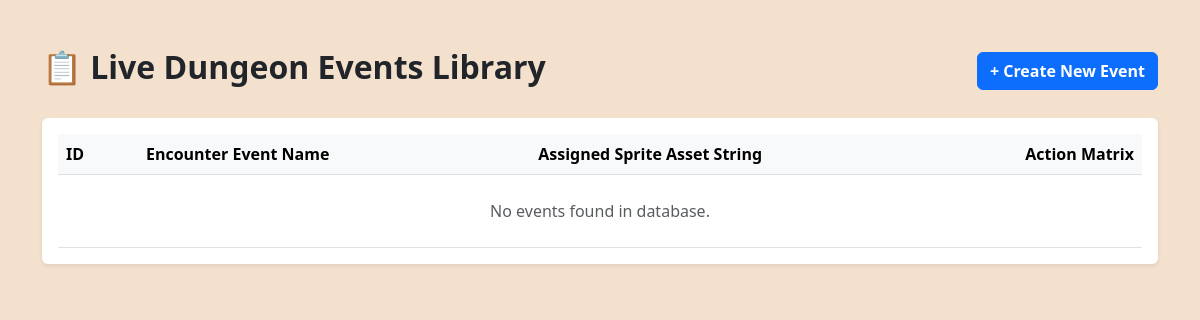
Before: /event_list.php with the older database file.
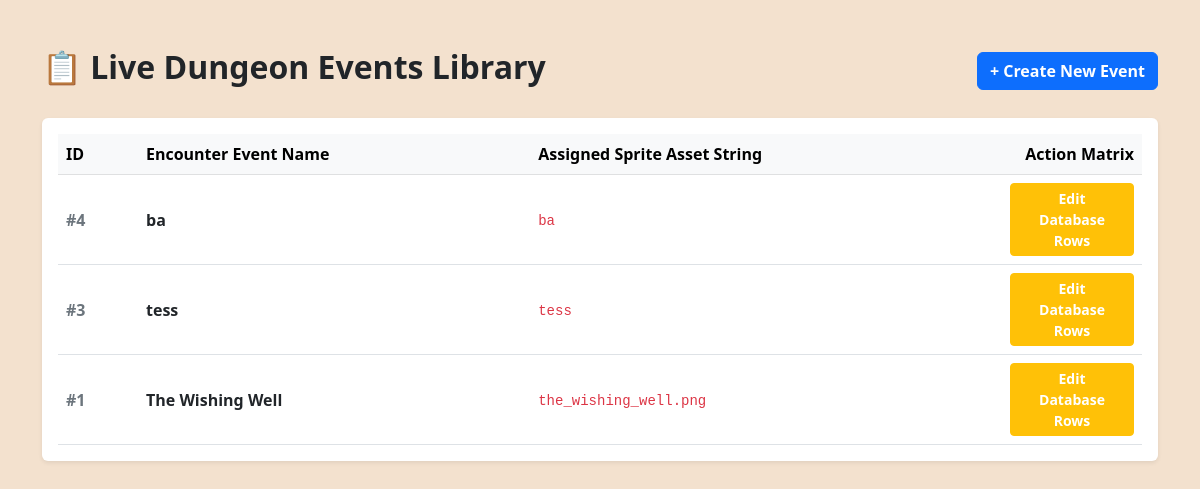
After: the same page with the newer database file.
### tables this page shows
CREATE TABLE `events` (
  `event_id` int(11) NOT NULL,
  `event_name` varchar(255) NOT NULL,
  `sprite` text NOT NULL
);

### event_list.php (the view, shortened to what this page needs)
<?php
global $conn;
$events_list = [];
$res = mysqli_query($conn, "SELECT * FROM events ORDER BY event_id DESC");
while ($row = mysqli_fetch_assoc($res)) {
    $events_list[] = $row;
}
?>
<!DOCTYPE html>
<html lang="en">
<head>
    <link href="https://cdn.jsdelivr.net/npm/bootstrap@5.3.0/dist/css/bootstrap.min.css" rel="stylesheet">
</head>
<body class="py-5">
    <div class="container">
        <div class="d-flex justify-content-between align-items-center mb-4">
            <h2 class="fw-bold text-dark">📋 Live Dungeon Events Library</h2>
            <a href="event_admin.php" class="btn btn-primary fw-bold">+ Create New Event</a>
        </div>
        <div class="table-responsive bg-white rounded shadow-sm p-3 mb-5">
            <table class="table table-hover align-middle mb-0">
                <thead class="table-light">
                    <tr>
                        <th style="width: 80px;">ID</th>
                        <th>Encounter Event Name</th>
                        <th>Assigned Sprite Asset String</th>
                        <th class="text-end" style="width: 140px;">Action Matrix</th>
                    </tr>
                </thead>
                <tbody>
                    <?php if (empty($events_list)): ?>
                        <tr>
                            <td colspan="4" class="text-center text-muted py-4">No events found in database.</td>
                        </tr>
                    <?php else: ?>
                        <?php foreach ($events_list as $e): ?>
                            <tr>
                                <td class="fw-bold text-secondary">#<?= $e['event_id'] ?></td>
                                <td class="fw-bold text-dark"><?= htmlspecialchars($e['event_name']) ?></td>
                                <td><code class="text-danger"><?= htmlspecialchars($e['sprite'] ?: 'None (Blank)') ?></code></td>
                                <td class="text-end">
                                    <button type="button" class="btn btn-sm btn-warning text-white fw-bold px-3" onclick="loadAndEditEvent(<?= $e['event_id'] ?>)">Edit Database Rows</button>
                                </td>
                            </tr>
                        <?php endforeach; ?>
                    <?php endif; ?>
                </tbody>
            </table>
        </div>
    </div>
</body>
</html>

### event_list.php (style rules this page uses)
body { background-color: #F3E1CE; font-family: 'Segoe UI', system-ui, sans-serif; }

Changed rows visible on the page:
added events: event_id "4", event_name "ba", sprite "ba"
added events: event_id "3", event_name "tess", sprite "tess"
added events: event_id "1", event_name "The Wishing Well", sprite "the_wishing_well.png"
Other visible differences:
text no longer shown: "No events found in database."
